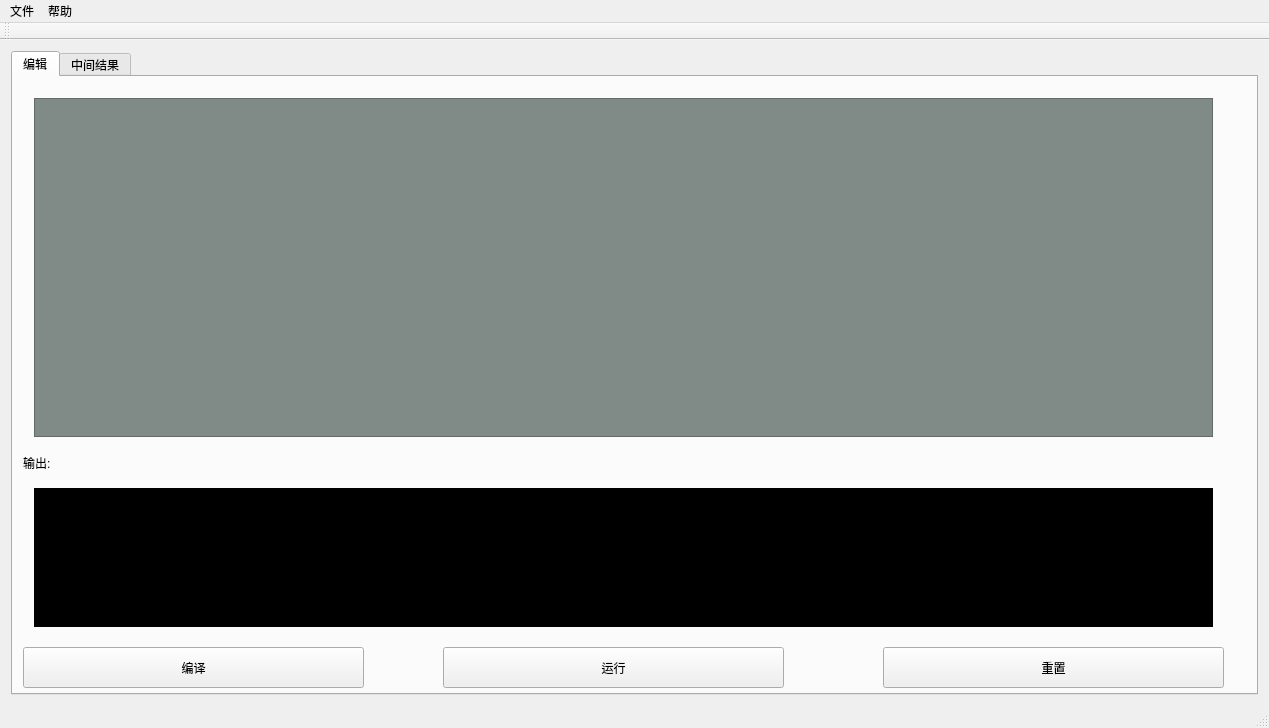
<?xml version="1.0" encoding="UTF-8"?>
<ui version="4.0">
 <class>MainWindow</class>
 <widget class="QMainWindow" name="MainWindow">
  <property name="geometry">
   <rect>
    <x>0</x>
    <y>0</y>
    <width>1269</width>
    <height>728</height>
   </rect>
  </property>
  <property name="windowTitle">
   <string>MainWindow</string>
  </property>
  <widget class="QWidget" name="centralWidget">
   <layout class="QGridLayout" name="gridLayout">
    <item row="0" column="0">
     <layout class="QHBoxLayout" name="horizontalLayout">
      <item>
       <widget class="QTabWidget" name="tabWidget">
        <property name="styleSheet">
         <string notr="true"/>
        </property>
        <property name="currentIndex">
         <number>0</number>
        </property>
        <widget class="QWidget" name="widget">
         <attribute name="title">
          <string>编辑</string>
         </attribute>
         <widget class="QWidget" name="verticalLayoutWidget">
          <property name="geometry">
           <rect>
            <x>10</x>
            <y>10</y>
            <width>1201</width>
            <height>361</height>
           </rect>
          </property>
          <layout class="QVBoxLayout" name="editTab">
           <item>
            <widget class="QTextEdit" name="codeEdit">
             <property name="cursor" stdset="0">
              <cursorShape>IBeamCursor</cursorShape>
             </property>
             <property name="styleSheet">
              <string notr="true">font: 13pt &quot;Consolas&quot;;
color: black;
background-color: rgb(128,138,135);</string>
             </property>
             <property name="html">
              <string>&lt;!DOCTYPE HTML PUBLIC &quot;-//W3C//DTD HTML 4.0//EN&quot; &quot;http://www.w3.org/TR/REC-html40/strict.dtd&quot;&gt;
&lt;html&gt;&lt;head&gt;&lt;meta name=&quot;qrichtext&quot; content=&quot;1&quot; /&gt;&lt;style type=&quot;text/css&quot;&gt;
p, li { white-space: pre-wrap; }
&lt;/style&gt;&lt;/head&gt;&lt;body style=&quot; font-family:'Consolas'; font-size:13pt; font-weight:400; font-style:normal;&quot;&gt;
&lt;p style=&quot;-qt-paragraph-type:empty; margin-top:0px; margin-bottom:0px; margin-left:0px; margin-right:0px; -qt-block-indent:0; text-indent:0px; font-family:'Arial'; font-size:9pt; color:#ffffff;&quot;&gt;&lt;br /&gt;&lt;/p&gt;&lt;/body&gt;&lt;/html&gt;</string>
             </property>
            </widget>
           </item>
          </layout>
         </widget>
         <widget class="QWidget" name="verticalLayoutWidget_2">
          <property name="geometry">
           <rect>
            <x>10</x>
            <y>400</y>
            <width>1201</width>
            <height>161</height>
           </rect>
          </property>
          <layout class="QVBoxLayout" name="outputTab">
           <item>
            <widget class="QTextBrowser" name="compileOutput">
             <property name="styleSheet">
              <string notr="true">background-color: rgb(0, 0, 0);
color: rgb(255, 255, 255);</string>
             </property>
            </widget>
           </item>
          </layout>
         </widget>
         <widget class="QPushButton" name="compileButton">
          <property name="geometry">
           <rect>
            <x>10</x>
            <y>570</y>
            <width>341</width>
            <height>41</height>
           </rect>
          </property>
          <property name="styleSheet">
           <string notr="true"/>
          </property>
          <property name="text">
           <string>编译</string>
          </property>
         </widget>
         <widget class="QLabel" name="label">
          <property name="geometry">
           <rect>
            <x>10</x>
            <y>360</y>
            <width>1161</width>
            <height>51</height>
           </rect>
          </property>
          <property name="text">
           <string>输出:</string>
          </property>
         </widget>
         <widget class="QPushButton" name="compileButton_2">
          <property name="geometry">
           <rect>
            <x>430</x>
            <y>570</y>
            <width>341</width>
            <height>41</height>
           </rect>
          </property>
          <property name="styleSheet">
           <string notr="true"/>
          </property>
          <property name="text">
           <string>运行</string>
          </property>
         </widget>
         <widget class="QPushButton" name="compileButton_3">
          <property name="geometry">
           <rect>
            <x>870</x>
            <y>570</y>
            <width>341</width>
            <height>41</height>
           </rect>
          </property>
          <property name="styleSheet">
           <string notr="true"/>
          </property>
          <property name="text">
           <string>重置</string>
          </property>
         </widget>
         <zorder>label</zorder>
         <zorder>verticalLayoutWidget</zorder>
         <zorder>verticalLayoutWidget_2</zorder>
         <zorder>compileButton</zorder>
         <zorder>compileButton_2</zorder>
         <zorder>compileButton_3</zorder>
        </widget>
        <widget class="QWidget" name="tab_2">
         <attribute name="title">
          <string notr="true">中间结果</string>
         </attribute>
         <widget class="QWidget" name="verticalLayoutWidget_3">
          <property name="geometry">
           <rect>
            <x>19</x>
            <y>19</y>
            <width>471</width>
            <height>531</height>
           </rect>
          </property>
          <layout class="QVBoxLayout" name="verticalLayout">
           <item>
            <widget class="QGraphicsView" name="parseTree"/>
           </item>
          </layout>
         </widget>
         <widget class="QWidget" name="verticalLayoutWidget_4">
          <property name="geometry">
           <rect>
            <x>499</x>
            <y>19</y>
            <width>711</width>
            <height>221</height>
           </rect>
          </property>
          <layout class="QVBoxLayout" name="verticalLayout_2">
           <item>
            <widget class="QTextBrowser" name="Tab2Output">
             <property name="styleSheet">
              <string notr="true">font: pt &quot;Consolas&quot;;
color: rgb(255, 255, 255);
background-color: rgb(128,138,135);</string>
             </property>
            </widget>
           </item>
          </layout>
         </widget>
         <widget class="QLabel" name="label_3">
          <property name="geometry">
           <rect>
            <x>500</x>
            <y>-40</y>
            <width>211</width>
            <height>101</height>
           </rect>
          </property>
          <property name="text">
           <string>抽象语法树</string>
          </property>
         </widget>
         <widget class="QWidget" name="verticalLayoutWidget_5">
          <property name="geometry">
           <rect>
            <x>499</x>
            <y>269</y>
            <width>711</width>
            <height>281</height>
           </rect>
          </property>
          <layout class="QVBoxLayout" name="verticalLayout_3">
           <item>
            <widget class="QTextBrowser" name="instruction">
             <property name="styleSheet">
              <string notr="true">font: pt &quot;Consolas&quot;;
color: rgb(255, 255, 255);
background-color: rgb(128,138,135);</string>
             </property>
            </widget>
           </item>
          </layout>
         </widget>
         <widget class="QLabel" name="label_4">
          <property name="geometry">
           <rect>
            <x>500</x>
            <y>240</y>
            <width>101</width>
            <height>31</height>
           </rect>
          </property>
          <property name="text">
           <string> 指令生成</string>
          </property>
         </widget>
         <widget class="QLabel" name="label_2">
          <property name="geometry">
           <rect>
            <x>20</x>
            <y>-20</y>
            <width>161</width>
            <height>61</height>
           </rect>
          </property>
          <property name="text">
           <string>语法树</string>
          </property>
         </widget>
         <zorder>label_4</zorder>
         <zorder>label_3</zorder>
         <zorder>label_2</zorder>
         <zorder>verticalLayoutWidget_3</zorder>
         <zorder>verticalLayoutWidget_4</zorder>
         <zorder>verticalLayoutWidget_5</zorder>
        </widget>
       </widget>
      </item>
     </layout>
    </item>
   </layout>
  </widget>
  <widget class="QToolBar" name="mainToolBar">
   <property name="autoFillBackground">
    <bool>true</bool>
   </property>
   <attribute name="toolBarArea">
    <enum>TopToolBarArea</enum>
   </attribute>
   <attribute name="toolBarBreak">
    <bool>false</bool>
   </attribute>
  </widget>
  <widget class="QStatusBar" name="statusBar"/>
  <widget class="QMenuBar" name="menuBar">
   <property name="geometry">
    <rect>
     <x>0</x>
     <y>0</y>
     <width>1269</width>
     <height>26</height>
    </rect>
   </property>
   <widget class="QMenu" name="menufile">
    <property name="title">
     <string>文件</string>
    </property>
    <addaction name="actionnew"/>
    <addaction name="actionsave"/>
    <addaction name="actionopen"/>
    <addaction name="actionexit"/>
   </widget>
   <widget class="QMenu" name="menuhelp">
    <property name="title">
     <string>帮助</string>
    </property>
    <addaction name="actionabout"/>
    <addaction name="actiondoc"/>
   </widget>
   <addaction name="menufile"/>
   <addaction name="menuhelp"/>
  </widget>
  <action name="actionnew">
   <property name="text">
    <string notr="true">新建</string>
   </property>
  </action>
  <action name="actionsave">
   <property name="text">
    <string>保存</string>
   </property>
  </action>
  <action name="actionopen">
   <property name="text">
    <string>打开</string>
   </property>
  </action>
  <action name="actionabout">
   <property name="text">
    <string notr="true">关于</string>
   </property>
  </action>
  <action name="actiondoc">
   <property name="text">
    <string>document</string>
   </property>
  </action>
  <action name="actioncompile">
   <property name="text">
    <string>compile</string>
   </property>
  </action>
  <action name="actionexit">
   <property name="text">
    <string notr="true">退出</string>
   </property>
  </action>
 </widget>
 <layoutdefault spacing="6" margin="11"/>
 <resources/>
 <connections/>
</ui>
